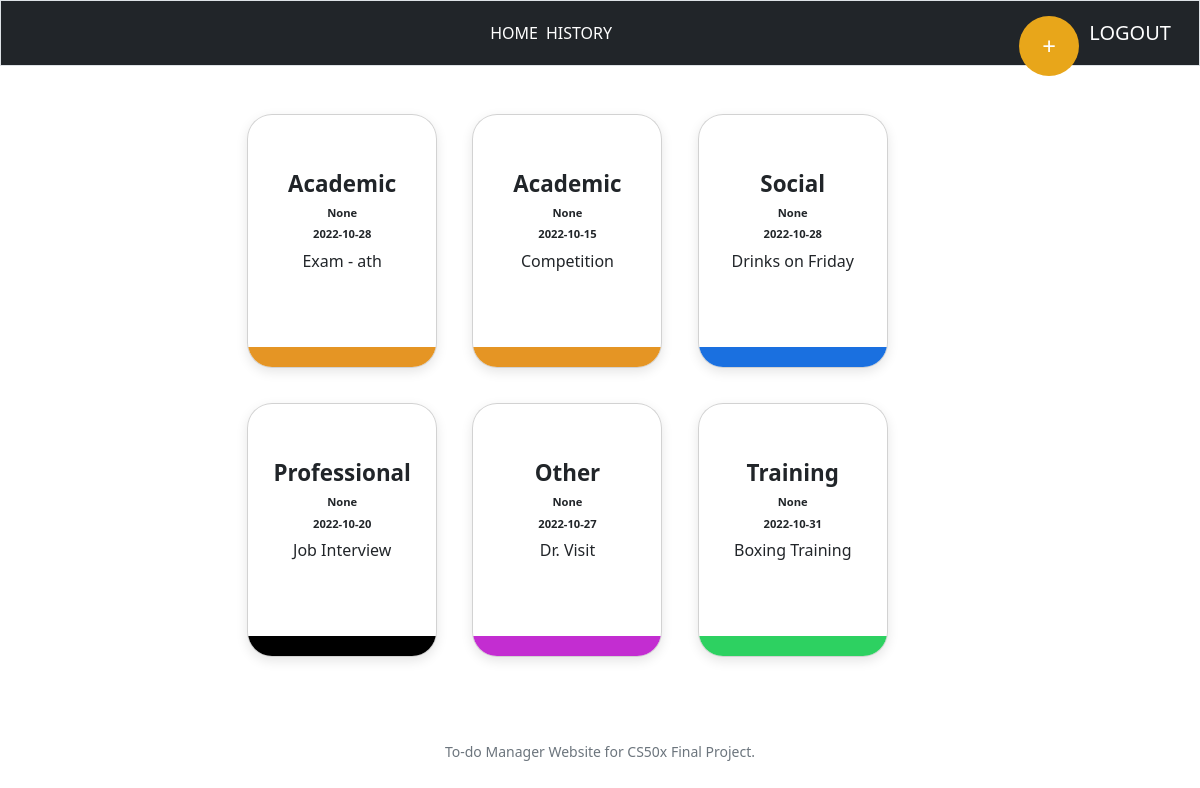
/ (signed in), run on the app's committed database.
### tables this page shows
CREATE TABLE todo (id INTEGER, categories TEXT, description TEXT, date TEXT, list TEXT, FOREIGN KEY (id) REFERENCES users (id));

### app.py (the view)
@app.route("/")
@login_required
def index():
    userid = session["user_id"]
    usertodo = cursor.execute("SELECT * FROM todo WHERE id = ?", [userid])
    usertodo = usertodo.fetchall()
    return render_template("index.html", usertodo=usertodo)

### app.py (called while the page is built)
@app.after_request
def after_request(response):
    response.headers["Cache-Control"] = "no-cache, no-store, must-revalidate"
    response.headers["Expires"] = 0
    response.headers["Pragma"] = "no-cache"
    return response

### helpers.py (called while the page is built)
def login_required(f):
    @wraps(f)
    def decorated_function(*args, **kwargs):
        if session.get("user_id") is None:
            return redirect("/login")
        return f(*args, **kwargs)
    return decorated_function

### templates/index.html (shortened to what this page needs)
{% extends "layout.html" %}
{% block main %}
<body>
    <div class="containerBody" ;">
        {% for key in usertodo %}
        <div class="cardContainer">
            <div class="card {{key.categories}}">
                <div class="colorBar"></div>
                <div class="top">
                    <h5>{{ key.categories }}</h5>
                    <h6>{{key.list}}</h6>
                    <h6>{{key.date}}</h6>
                    <p>{{key.description}}</p>
                </div>
                <div class="buttons">
                </div>
            </div>
        </div>
        {% endfor %}
    </div>
</body>
{% endblock %}

### static/styles.css (style rules this page uses)
body { background-color: white; }
.containerBody { margin: 0 20%; display: flex; flex-wrap: wrap; gap: 5%; }
.cardContainer { margin-bottom: 5%; }
.cardContainer .card { position: relative; width: 190px; height: 254px; border-radius: 25px; background: #ffffffd0; padding: 20px; box-shadow: rgba(0, 0, 0, 0.1) 0px 4px 12px; transition: all 0.2s ease; display: flex; flex-direction: column; justify-content: space-between; overflow: hidden; }
.cardContainer .card .top h6 { font-size: 0.7rem; font-weight: bold; }
.cardContainer .card .top h5 { position: relative; font-size: 1.4rem; font-weight: bold; }
.cardContainer .card .colorBar { position: relative; width: 150%; height: 10%; top: 100%; left: -20%; right: 0; }
.cardContainer .card.Professional .colorBar { background-color: black; }
.cardContainer .card.Academic .colorBar { background-color: rgb(229, 149, 36); }
.cardContainer .card.Social .colorBar { background-color: rgb(26, 112, 224); }
.cardContainer .card.Other .colorBar { background-color: rgb(195, 45, 209); }
.cardContainer .card.Training .colorBar { background-color: rgb(45, 209, 97); }
.card .buttons { width: 100%; height: auto; display: flex; justify-content: center; gap: 10%; margin-bottom: 15%; }

### data on the page
todo: categories "Academic", list "None", date "2022-10-28", description "Exam - ath"
todo: categories "Academic", list "None", date "2022-10-15", description "Competition"
todo: categories "Social", list "None", date "2022-10-28", description "Drinks on Friday"
todo: categories "Professional", list "None", date "2022-10-20", description "Job Interview"
todo: categories "Other", list "None", date "2022-10-27", description "Dr. Visit"
todo: categories "Training", list "None", date "2022-10-31", description "Boxing Training"
